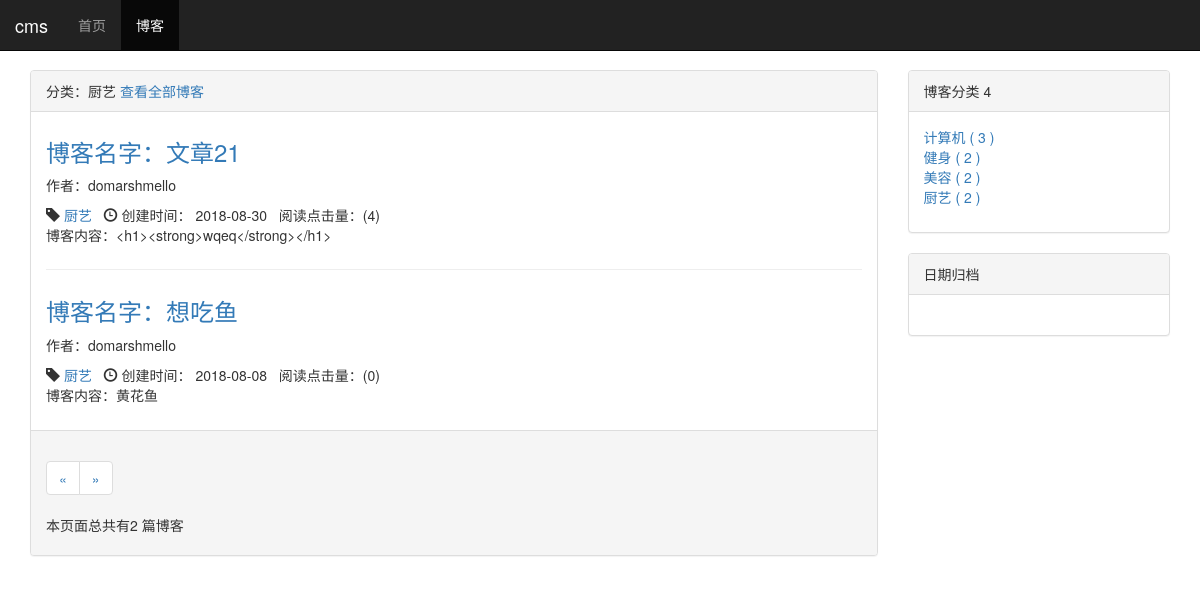
Page /blog/type/4 on the committed database.
### mytest/models.py (models this page shows, shortened)
class BlogType(models.Model):
    type_name = models.CharField(verbose_name='分类', max_length=20)
    def __str__(self):
        return self.type_name

class Blog(models.Model):
    title = models.CharField(verbose_name='标题', max_length=60)
    blog_type = models.ForeignKey(BlogType, verbose_name='类型', on_delete=models.DO_NOTHING)
    content = RichTextField(verbose_name='内容')
    author = models.ForeignKey(User, verbose_name='作者', on_delete=models.DO_NOTHING)
    created_time = models.DateTimeField(verbose_name='创建时间', auto_now_add=True)
    last_update_time = models.DateTimeField(verbose_name='更新时间', auto_now_add=True)
    tags = TaggableManager()  # tags器管理网求允许你从Blog对象中添加，检索和移除标签。
    readed_num = models.IntegerField(verbose_name='点击阅读量', default=0)
    class Meta:
        ordering = ['-created_time']

### mytest/views.py (the view)
# urls.py: path('type/<int:blog_type_pk>', blog_with_type, name="blog_with_type"),
def blog_with_type(request, blog_type_pk):
    context = {}
    blog_type = get_object_or_404(BlogType, pk=blog_type_pk)
    context['blog_type'] = blog_type
    context['blogs'] = Blog.objects.filter(blog_type=blog_type)
    context['blog_types'] = BlogType.objects.all()
    return render_to_response("blog_with_type.html", context)

### mytest/templates/blog_with_type.html (shortened to what this page needs)
{% extends 'blog_list.html' %}
{% block blog_list_title %}
分类：{{ blog_type.type_name }}
<a href="{% url 'blog_list' %}">查看全部博客</a>
{% endblock %}

### mytest/templates/blog_list.html (shortened to what this page needs)
{% extends 'base.html' %}
{% load staticfiles %}
{% block header_extends %}
<link rel="stylesheet" href="{% static 'blog/blog.css' %}">
{% endblock %}
{% block content%}
<div class="container">
    <div class="row">
        <div class="col-xs-9 col-sm-9 col-md-9 col-lg-9">
            <div class="panel panel-default">
                <div class="panel-heading">
                    {% block blog_list_title %} 博客列表  （ 共有 {{ page_of_blogs.paginator.count}} 篇博客 ）  {% endblock %}
                </div>
                <div class="panel-body">
                    {% for blog in blogs %}
                    <div class="blog">
                       <h3>
                           <a href="{% url 'blog_detail' blog.pk %}">博客名字：{{ blog.title }} </a>
                       </h3>
                        <p>作者：{{ blog.author | truncatechars:100}} </p>
                        <p class="blog-info">
                            <span class="glyphicon glyphicon-tag"></span>  <a href="{% url 'blog_with_type' blog.blog_type.pk %}">{{ blog.blog_type }}</a>&nbsp;&nbsp;
                            <span class="glyphicon glyphicon-time"></span> 创建时间：  {{ blog.created_time|date:"Y-m-d" }}&nbsp;&nbsp;
                            阅读点击量：({{ blog.readed_num }})
                        </p>
                        <p>博客内容：{{ blog.content | truncatechars:30}} </p>
                    </div>
                        {% empty %}
                    <div class="blog">
                        <h3>暂时没有博客 敬请期待更新</h3>
                    </div>
                        {% endfor %}
                </div>
                <div class="panel-footer">
                        <ul class="pagination">
                            <li>
                                {% if  page_of_blogs.has_previous  %}
                                <a href="?page={{ page_of_blogs.previous_page_number }}" aria-label="Previous">
                                    <span aria-hidden="true">&laquo;</span>
                                </a>
                                {% else %}
                                <span aria-hidden="true">&laquo;</span>
                                {% endif %}
                            </li>
                            <li>
                                {% if page_of_blogs.has_next %}
                                <a href="?page={{ page_of_blogs.next_page_number }}" aria-label="Next">
                                    <span aria-hidden="true">&raquo;</span>
                                </a>
                                {% else %}
                                <span aria-hidden="true">&raquo;</span>
                                {% endif %}
                            </li>
                        </ul>
                        <p>本页面总共有{{ blogs|length }} 篇博客 </p>
                </div>
            </div>
        </div>
        <div class="col-xs-3 col-sm-3 col-md-3 col-lg-3">
            <div class="panel panel-default">
                    <div class="panel-heading">博客分类 {{ blog_types | length }}</div>
                        <div class="panel-body">
                            <ul class="blog-types">
                                {% for blog_type in blog_types %}
                                <li>
                                    <a href="{% url 'blog_with_type' blog_type.pk %}">
                                        {{ blog_type.type_name }} ( {{ blog_type.type_name | length }} )
                                    </a>
                                 </li>
                            {% empty %}
                                <li>暂无分类</li>
                                {% endfor %}
                             </ul>
                        </div>
            </div>
            <div class="panel panel-default">
                 <div class="panel-heading">日期归档</div>
                    <div class="panel-body">
                     </div>
             </div>
        </div>
    </div>
</div>
{% endblock %}

### static/base.css (style rules this page uses)
* { margin: 0; padding: 0; }
body { margin-top: 70px!important; }
ul { list-style-type: none!important; }

### mytest/static/blog/blog.css (style rules this page uses)
ul.blog-types { list-style-type: none; }
div.blog:not(:last-child) { margin-bottom: 2em; padding-bottom: 1em; border-bottom: 1px solid #eee; }
div.blog h3 { margin-top: 0.5em; }
div.blog p.blog-info { margin-bottom: 0; }

### rows in the picture
BlogType: type_name "厨艺", type_name|length "2"
Blog: title "文章21", author "domarshmello", blog_type "厨艺", created_time "2018-08-30", readed_num "4", content "<h1><strong>wqeq</strong></h1>"
Blog: title "想吃鱼", author "domarshmello", blog_type "厨艺", created_time "2018-08-08", readed_num "0", content "黄花鱼"
BlogType: type_name "计算机", type_name|length "3"
BlogType: type_name "健身", type_name|length "2"
BlogType: type_name "美容", type_name|length "2"

### other values in the picture
{{ blogs|length }} "2"
{{ blog_types | length }} "4"
